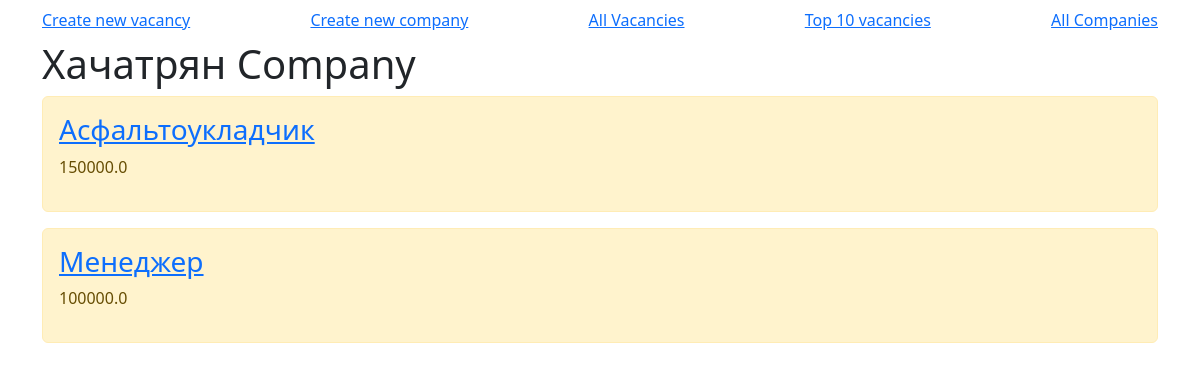
The app's page /api/companies/2/vacancies with its own data.
### api/models.py (models this page shows, shortened)
class Company(models.Model):
    name = models.CharField('Name of company',max_length=50)
    description = models.TextField('Description')
    city = models.CharField('City',max_length=50)
    address = models.TextField('Address')
    class Meta:
        verbose_name = 'Company'
        verbose_name_plural = 'Companies'

class Vacancy(models.Model):
    name = models.CharField('Name of vacancy',max_length=50)
    description = models.TextField('Description')
    salary = models.FloatField('Salary')
    company = models.ForeignKey(Company, on_delete = models.CASCADE)
    class Meta:
        verbose_name = 'Vacancy'
        verbose_name_plural = 'Vacancies'

### api/views.py (the view)
# urls.py: path('api',views.ShowAllVacancies),
def ShowAllVacancies(request,id=0):
    title = 'All Vacancies'
    if id == 0:
        vacancies = Vacancy.objects.all()
    else:
        vacancies = Vacancy.objects.filter(company = id)
        company = Company.objects.filter(id = id).first()
        title = company.name
    return render(request, 'api/all-vacancies.html',{'title' : title, 'AllVacancies' : vacancies})

### api/templates/api/all-vacancies.html (shortened to what this page needs)
{% extends 'api/base.html' %}
{% block content %}
    <h1>{{ title }}</h1>
    {% for vacancy in AllVacancies %}
        <div class="alert alert-warning mt-2">
            <a href="/api/vacancies/{{ vacancy.id }}"><h3>{{ vacancy.name }}</h3></a>
            <p>{{ vacancy.salary }}</p>
        </div>
    {% endfor %}
{% endblock %}

### records on screen
Company: name "Хачатрян Company"
Vacancy: name "Асфальтоукладчик", salary "150000.0"
Vacancy: name "Менеджер", salary "100000.0"
